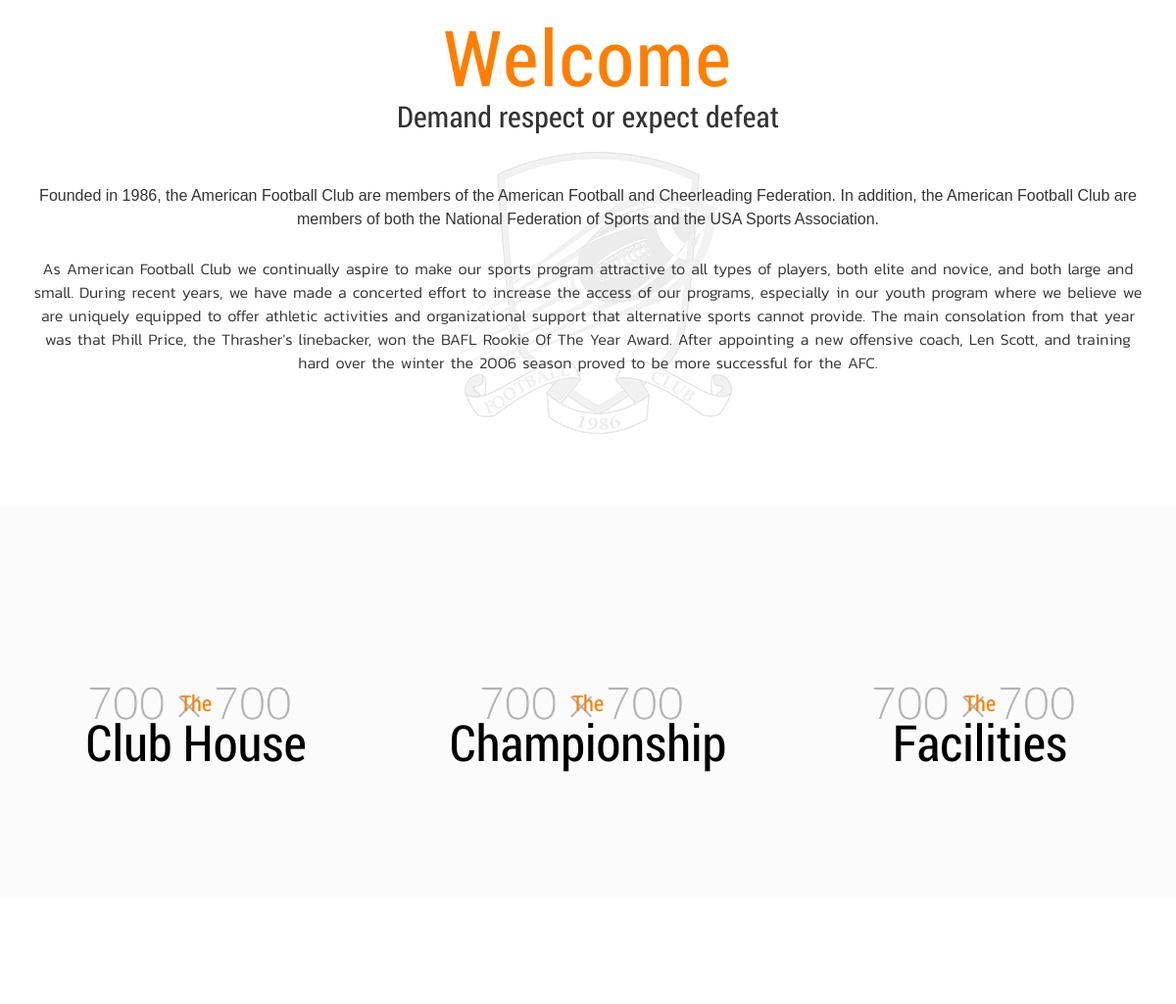
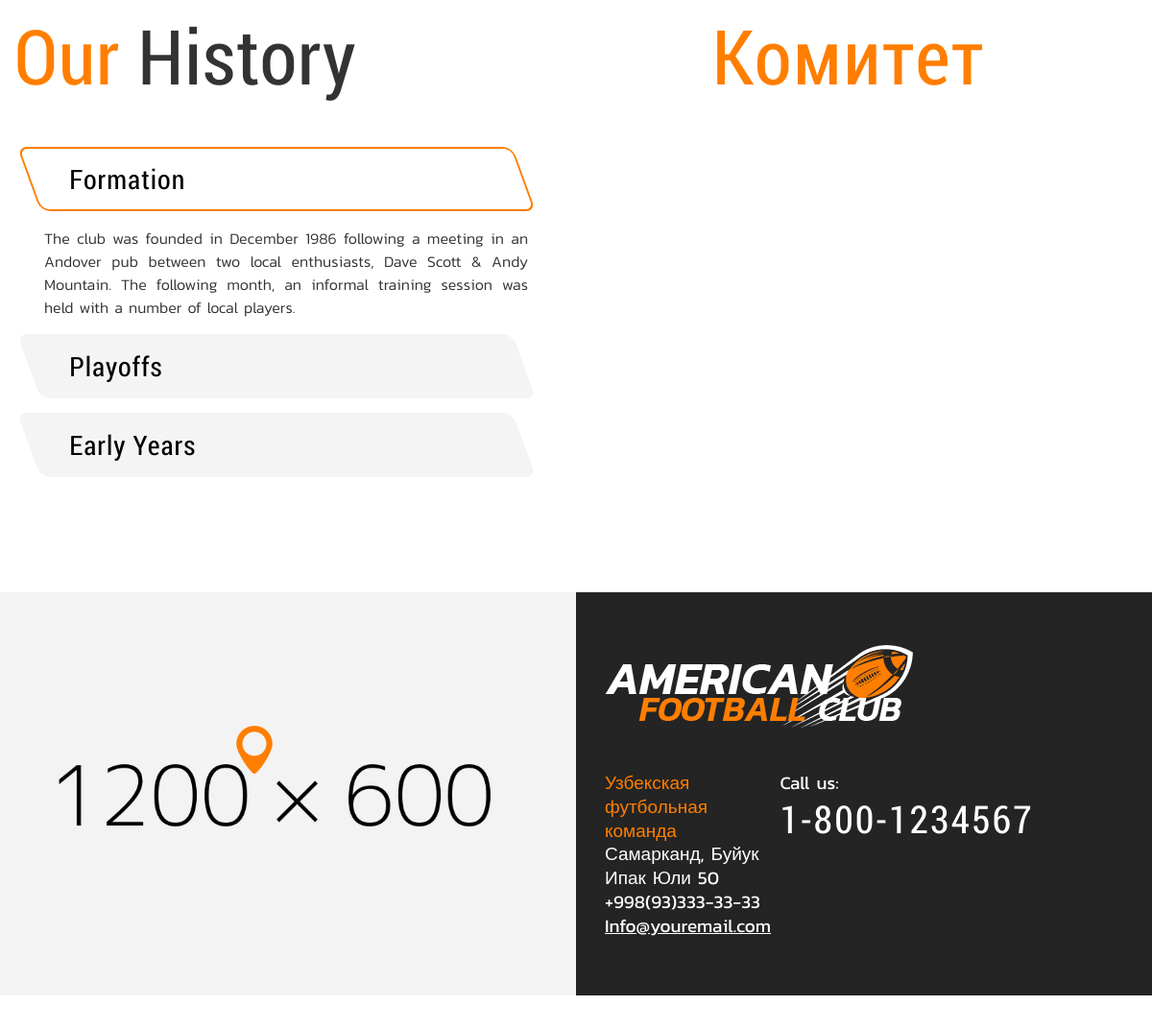
Page /about/ (lower part) on the earlier database version (2 pictures, top to bottom).
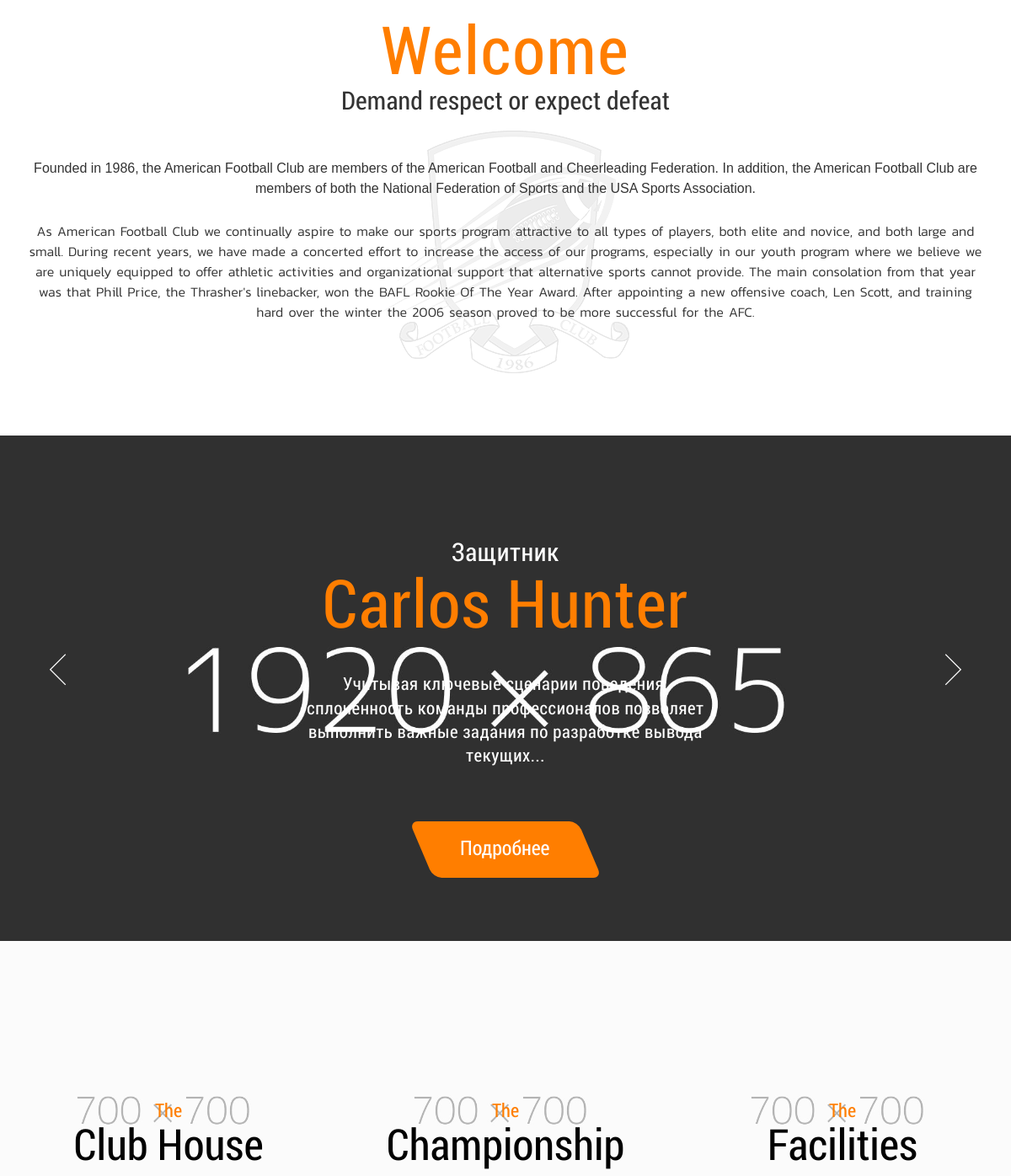
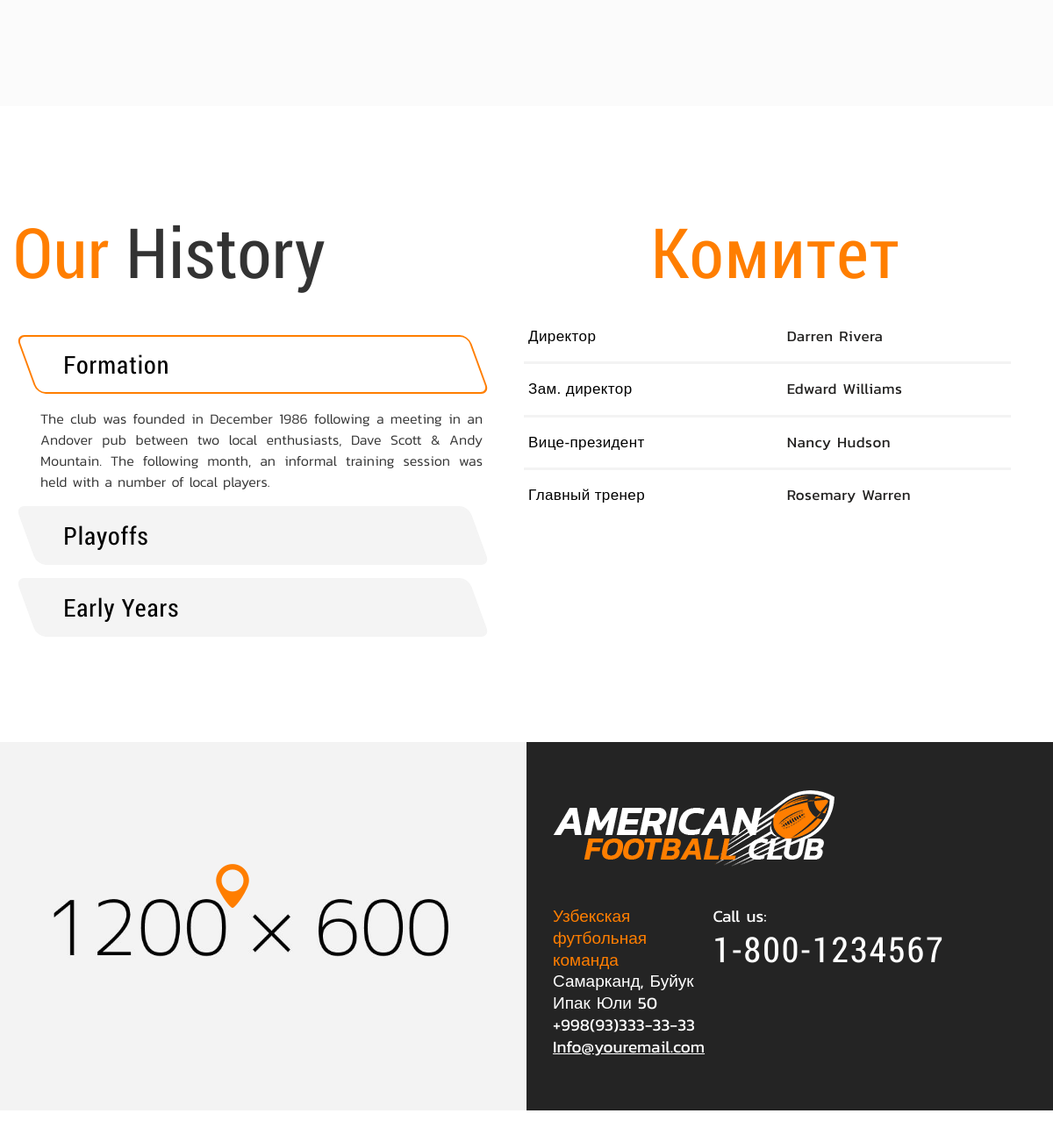
Same page on the later database version (2 pictures, top to bottom).
### app/models.py (models this page shows)
class TeamMembers(models.Model):
    name = models.CharField(verbose_name="Name", max_length=30, default="")
    last_name = models.CharField(verbose_name="Last name", max_length=30, default="")
    rank = models.CharField(verbose_name="Rank", max_length=50, default="")
    biography = models.TextField(verbose_name="Biography", default="")
    is_active = models.BooleanField(verbose_name="Is active", default=False)
    def admin_biography(self):
        short_description = self.biography[:200]
        return f"{short_description.rsplit(' ', 1)[0]}"
    admin_biography.short_description = "Desc"
    admin_biography.allow_tags = True
    class Meta:
        verbose_name = "member"
        verbose_name_plural = "team members"
        ordering = ["name", "is_active"]

class Committee(models.Model):
    name = models.CharField(verbose_name="Name", max_length=40, default="")
    last_name = models.CharField(verbose_name="Last_name", max_length=40, default="")
    occupation = models.CharField(verbose_name="Occupation", max_length=50, default="")
    is_active = models.BooleanField(verbose_name="Is active", default=False)
    class Meta:
        verbose_name = "Member"
        verbose_name_plural = "Committee"
        ordering = ["name", "last_name"]

### app/views.py (the view)
# urls.py: path("about/", about, name="about"),
def about(request):
    team_members = TeamMembers.objects.filter(is_active=True)
    for member in team_members:
        member.biography = member.biography.split(".", 1)[0] + "."
        member.biography = cut(member.biography, 250)
    committee_list = Committee.objects.filter(is_active=True)
    return render(request, "about.html", {
        "team_members": team_members,
        "committee_list": committee_list,
    })

### app/views.py (called while the page is built)
def cut(variable, length):
    variable = variable[:length]
    variable = variable.rsplit(" ", 1)[0]
    if not variable[-1].isalnum():
        variable = variable[:-1]
    variable += "..."
    return variable

### templates/about.html (shortened to what the changed rows need)
{% extends "app/inner/inner.html" %}
    {% block content %}
    <section id="page-content">
        <div class="welcome t-center">
            <div class="container">
                <h2><span class="orange-text">Welcome</span></h2>
            </div>
        </div>
        <div class="about-content-block t-center">
            <div class="container-fluid padding-null">
                <div class="carousel-wrap-about-players owl-carousel owl-theme">
                    {% for member in team_members %}
                        <div class="carousel-item-about-players car-item-bg1">
                            <div class="car-content">
                                <h4>{{ member.rank }} </h4>
                                <h2><span class="orange-text">{{ member.name }} {{ member.last_name }}</span></h2>
                                <p>{{ member.biography}}</p>
                                <a href="#" class="btn btn-link-o">
                                    <span>Подробнее</span>
                                </a>
                            </div>
                        </div>
                    {% endfor %}
                </div>
                <div class="carousel-wrap-about-sections owl-carousel owl-theme">
                    <div class="carousel-item-about-sections section1">
                    </div>
                    <div class="carousel-item-about-sections section2">
                    </div>
                    <div class="carousel-item-about-sections section3">
                    </div>
                </div>
            </div>
        </div>
        <div class="about-info-block">
            <div class="container">
                <div class="row">
                    <div class="col-lg-6">
                        <div class="history-block">
                            <h2><span class="orange-text">Our </span>History</h2>
                        </div>
                    </div>
                    <div class="col-lg-6">
                        <div class="infoCommittee-wrap">
                            <h2><span class="orange-text">Комитет</span></h2>
                            <div class="inner-text">
                                {% for committee in committee_list %}
                                    <div class="line-block">
                                    <p>{{ committee.occupation }}</p>
                                    <p>{{ committee.name }} {{ committee.last_name }}</p>
                                </div>
                                {% endfor %}
                            </div>
                        </div>
                    </div>
                </div>
            </div>
        </div>
    </section>
    {% endblock %}

Differences in the rows shown:
added TeamMembers: rank "Защитник", name "Carlos", last_name "Hunter", biography "Учитывая ключевые сценарии поведения, сплочённость команды профессионалов позволяет выполнить важные задания по разработке вывода текущих..."
added Committee: occupation "Директор", name "Darren", last_name "Rivera"
added Committee: occupation "Зам. директор", name "Edward", last_name "Williams"
added Committee: occupation "Вице-президент", name "Nancy", last_name "Hudson"
added Committee: occupation "Главный тренер", name "Rosemary", last_name "Warren"
